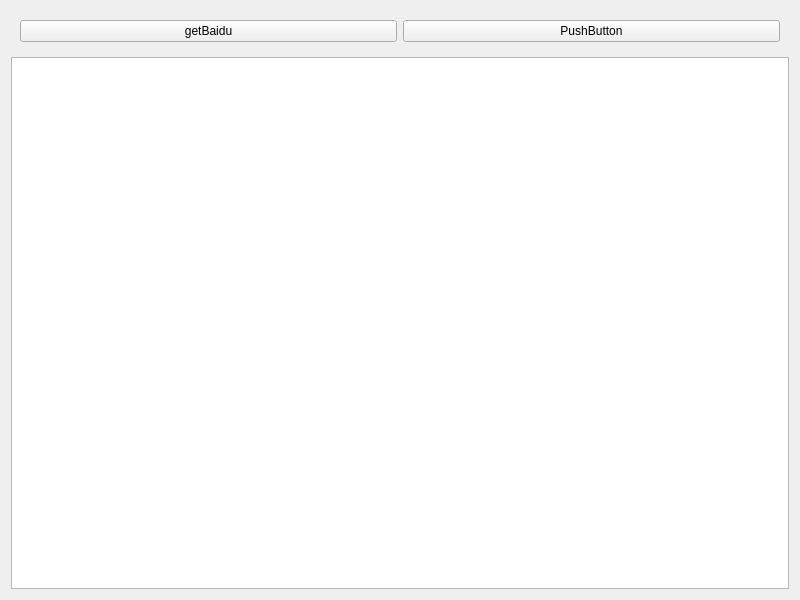
<?xml version="1.0" encoding="UTF-8"?>
<ui version="4.0">
 <class>Widget</class>
 <widget class="QWidget" name="Widget">
  <property name="geometry">
   <rect>
    <x>0</x>
    <y>0</y>
    <width>800</width>
    <height>600</height>
   </rect>
  </property>
  <property name="windowTitle">
   <string>Widget</string>
  </property>
  <layout class="QVBoxLayout" name="verticalLayout">
   <item>
    <widget class="QWidget" name="widget" native="true">
     <layout class="QHBoxLayout" name="horizontalLayout">
      <item>
       <widget class="QPushButton" name="getBaidu">
        <property name="text">
         <string>getBaidu</string>
        </property>
       </widget>
      </item>
      <item>
       <widget class="QPushButton" name="postEcho">
        <property name="text">
         <string>PushButton</string>
        </property>
       </widget>
      </item>
     </layout>
    </widget>
   </item>
   <item>
    <widget class="QTextEdit" name="textEdit"/>
   </item>
  </layout>
 </widget>
 <resources/>
 <connections/>
</ui>
